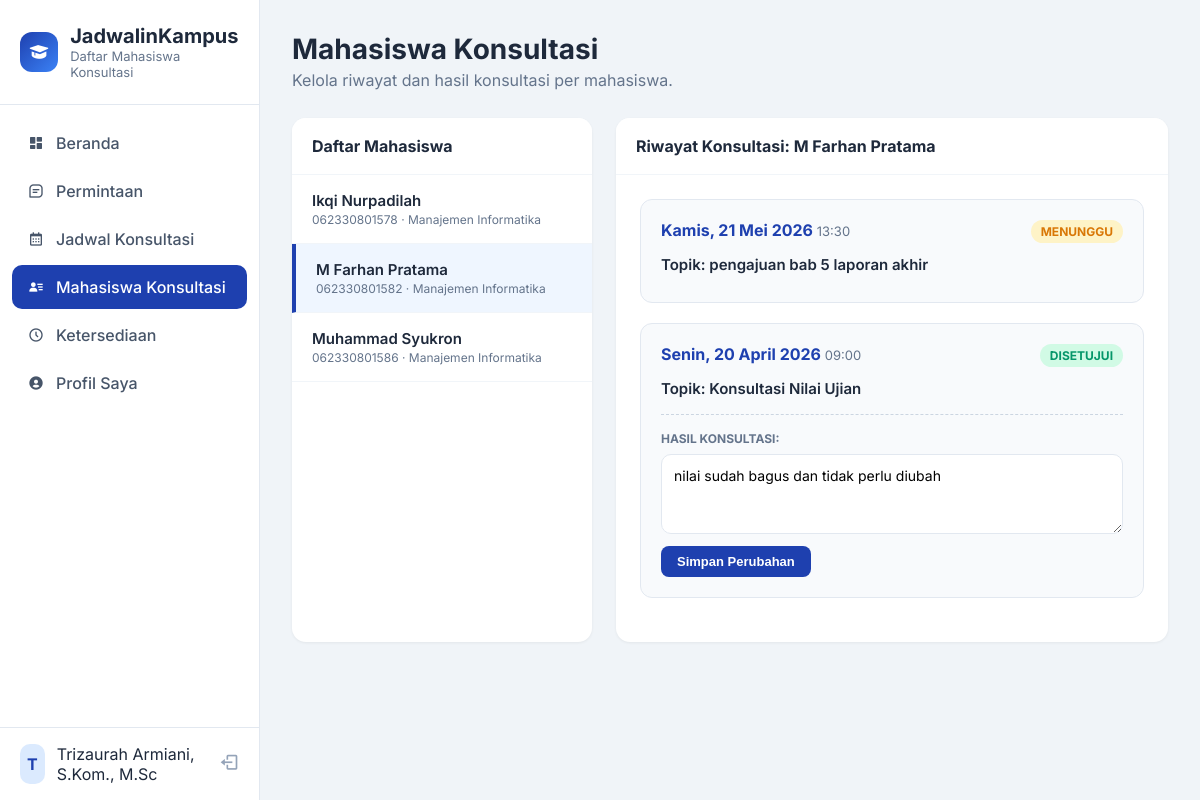
Screenshot of /dosen/mahasiswa.php?id=4 (signed in) with the database file from the repository.
### tables this page shows
CREATE TABLE `pengguna` (
  `id` int(11) NOT NULL,
  `nama` varchar(100) NOT NULL,
  `email` varchar(100) NOT NULL,
  `kata_sandi` varchar(255) NOT NULL,
  `peran` enum('mahasiswa','dosen','admin') NOT NULL,
  `nim` varchar(20) DEFAULT NULL,
  `nip` varchar(30) DEFAULT NULL,
  `jurusan` varchar(100) DEFAULT NULL,
  `dibuat_pada` timestamp NOT NULL DEFAULT current_timestamp()
);

CREATE TABLE `konsultasi` (
  `id` int(11) NOT NULL,
  `mahasiswa_id` int(11) NOT NULL,
  `dosen_id` int(11) NOT NULL,
  `tanggal` date NOT NULL,
  `waktu_mulai` time NOT NULL,
  `waktu_selesai` time NOT NULL,
  `topik` varchar(255) NOT NULL,
  `status` enum('menunggu','disetujui','ditolak') DEFAULT 'menunggu',
  `hasil_konsultasi` text DEFAULT NULL,
  `dibuat_pada` timestamp NOT NULL DEFAULT current_timestamp()
);

### config.php (called while the page is built, shortened)
<?php
$host = 'localhost';
$dbname = 'ujikom_konsultasi';
$username = 'root';
$password = '';
try {
    $pdo = new PDO("mysql:host=$host;dbname=$dbname;charset=utf8mb4", $username, $password);
    $pdo->setAttribute(PDO::ATTR_ERRMODE, PDO::ERRMODE_EXCEPTION);
    $pdo->setAttribute(PDO::ATTR_DEFAULT_FETCH_MODE, PDO::FETCH_ASSOC);
} catch (PDOException $e) {
    die("Koneksi database gagal: " . $e->getMessage());
}
function sudahLogin() {
    return isset($_SESSION['pengguna_id']);
}
function ambilPengguna() {
    global $pdo;
    $stmt = $pdo->prepare("SELECT * FROM pengguna WHERE id = ?");
    $stmt->execute([$_SESSION['pengguna_id']]);
    return $stmt->fetch();
}
function formatTanggal($tanggal) {
    $bulan = ['','Januari','Februari','Maret','April','Mei','Juni','Juli','Agustus','September','Oktober','November','Desember'];
    $hari = ['Minggu','Senin','Selasa','Rabu','Kamis','Jumat','Sabtu'];
    $d = new DateTime($tanggal);
    return $hari[$d->format('w')] . ', ' . $d->format('j') . ' ' . $bulan[(int)$d->format('n')] . ' ' . $d->format('Y');
}
function formatWaktu($waktu) {
    return date('H:i', strtotime($waktu));
}
?>

### dosen/mahasiswa.php (the view, shortened to what this page needs)
<?php
require_once __DIR__ . '/../config.php';
$user = ambilPengguna();
$stmt = $pdo->prepare("SELECT DISTINCT p.id, p.nama, p.nim, p.jurusan FROM pengguna p JOIN konsultasi k ON p.id = k.mahasiswa_id WHERE k.dosen_id = ? ORDER BY p.nama");
$stmt->execute([$user['id']]);
$daftarMahasiswa = $stmt->fetchAll();
$mId = isset($_GET['id']) ? (int)$_GET['id'] : null;
$riwayat = [];
$detailM = null;
if ($mId) {
    $stmtR = $pdo->prepare("SELECT * FROM konsultasi WHERE dosen_id = ? AND mahasiswa_id = ? ORDER BY tanggal DESC, waktu_mulai DESC");
    $stmtR->execute([$user['id'], $mId]);
    $riwayat = $stmtR->fetchAll();
    $stmtM = $pdo->prepare("SELECT * FROM pengguna WHERE id = ?");
    $stmtM->execute([$mId]);
    $detailM = $stmtM->fetch();
}
?>
<!DOCTYPE html>
<html lang="id">
<head>
    <link href="https://unpkg.com/boxicons@2.1.4/css/boxicons.min.css" rel="stylesheet">
</head>
<body>
    <aside class="sidebar">
        <div class="sidebar-brand"><div class="icon"><i class='bx bxs-graduation'></i></div><div><h2>JadwalinKampus</h2><small>Daftar Mahasiswa Konsultasi </small></div></div>
        <nav class="sidebar-nav">
            <a href="dashboard.php"><i class='bx bxs-dashboard'></i> Beranda</a>
            <a href="permintaan.php"><i class='bx bx-message-square-detail'></i> Permintaan</a>
            <a href="jadwal.php"><i class='bx bx-calendar'></i> Jadwal Konsultasi</a>
            <a href="mahasiswa.php" class="active"><i class='bx bxs-user-detail'></i> Mahasiswa Konsultasi</a>
            <a href="ketersediaan.php"><i class='bx bx-time-five'></i> Ketersediaan</a>
            <a href="profil.php"><i class='bx bxs-user-circle'></i> Profil Saya</a>
        </nav>
        <div class="sidebar-user"><div class="avatar"><?= strtoupper(substr($user['nama'],0,1)) ?></div><div class="info"><div class="name"><?= htmlspecialchars($user['nama']) ?></div></div><a href="../logout.php" style="color:#94A3B8;font-size:20px"><i class='bx bx-log-out'></i></a></div>
    </aside>
    <div class="main">
        <div class="page-header">
            <h1 class="page-title">Mahasiswa Konsultasi</h1>
            <p class="page-subtitle">Kelola riwayat dan hasil konsultasi per mahasiswa.</p>
        </div>
        <div class="grid">
            <div class="card">
                <div class="card-header">Daftar Mahasiswa</div>
                <div class="m-list">
                    <?php if(empty($daftarMahasiswa)): ?>
                        <div style="padding:20px;color:#94A3B8;font-size:14px">Belum ada data mahasiswa.</div>
                    <?php else: foreach($daftarMahasiswa as $m): ?>
                        <a href="?id=<?=$m['id']?>" class="m-item <?=$mId==$m['id']?'active':''?>">
                            <div class="m-name"><?= htmlspecialchars($m['nama']) ?></div>
                            <div class="m-info"><?= $m['nim'] ?> · <?= htmlspecialchars($m['jurusan']) ?></div>
                        </a>
                    <?php endforeach; endif; ?>
                </div>
            </div>
            <div class="card">
                <?php if(!$mId): ?>
                    <div class="empty-history">
                        <i class='bx bx-user-circle'></i>
                        <p>Pilih mahasiswa di sebelah kiri untuk melihat riwayat konsultasi.</p>
                    </div>
                <?php else: ?>
                    <div class="card-header">Riwayat Konsultasi: <?= htmlspecialchars($detailM['nama']) ?></div>
                    <div class="history-container">
                        <?php if(empty($riwayat)): ?>
                            <div class="empty-history"><p>Tidak ada riwayat konsultasi.</p></div>
                        <?php else: foreach($riwayat as $r): ?>
                            <div class="history-item">
                                <div class="history-header">
                                    <div class="h-date"><?= formatTanggal($r['tanggal']) ?> <small style="font-weight:400;color:#64748B;font-size:13px"><?= formatWaktu($r['waktu_mulai']) ?></small></div>
                                    <div class="h-status status-<?=$r['status']?>"><?= ucfirst($r['status']) ?></div>
                                </div>
                                <div class="h-topic">Topik: <?= htmlspecialchars($r['topik']) ?></div>
                                <?php if($r['status'] === 'disetujui'): ?>
                                <div class="result-box">
                                    <?php if (date('Y-m-d') >= $r['tanggal']): ?>
                                        <form method="POST">
                                            <div style="font-size:12px;font-weight:700;color:#64748B;margin-bottom:8px">HASIL KONSULTASI:</div>
                                            <textarea name="hasil_konsultasi" placeholder="Berikan feedback atau hasil konsultasi..."><?= htmlspecialchars($r['hasil_konsultasi']) ?></textarea>
                                            <button type="submit" name="simpan_hasil" class="btn-save">Simpan Perubahan</button>
                                        </form>
                                    <?php endif; ?>
                                </div>
                                <?php endif; ?>
                            </div>
                        <?php endforeach; endif; ?>
                    </div>
                <?php endif; ?>
            </div>
        </div>
    </div>
</body>
</html>

### dosen/mahasiswa.php (style rules this page uses)
*,*::before,*::after { margin:0;padding:0;box-sizing:border-box }
body { font-family:'Inter',sans-serif;background:#F0F4F8;min-height:100vh;display:flex;color:#1E293B }
.sidebar { width:260px;background:#fff;border-right:1px solid #E2E8F0;height:100vh;position:fixed;top:0;left:0;display:flex;flex-direction:column;z-index:100 }
.sidebar-brand { padding:24px 20px;display:flex;align-items:center;gap:12px;border-bottom:1px solid #E2E8F0 }
.sidebar-brand .icon { width:40px;height:40px;background:linear-gradient(135deg,#1E40AF,#3B82F6);border-radius:12px;display:flex;align-items:center;justify-content:center;color:#fff;font-size:22px }
.sidebar-brand h2 { font-size:20px;font-weight:700 }
.sidebar-brand small { font-size:13px;color:#64748B;display:block }
.sidebar-nav { padding:16px 12px;flex:1 }
.sidebar-nav a { display:flex;align-items:center;gap:12px;padding:12px 16px;border-radius:10px;color:#475569;text-decoration:none;font-size:16px;font-weight:500;margin-bottom:4px;transition:all .2s }
.sidebar-nav a.active { background:#1E40AF;color:#fff }
.sidebar-user { padding:16px 20px;border-top:1px solid #E2E8F0;display:flex;align-items:center;gap:12px }
.sidebar-user .avatar { width:40px;height:40px;background:#DBEAFE;border-radius:10px;display:flex;align-items:center;justify-content:center;color:#1E40AF;font-weight:700;font-size:16px }
.main { margin-left:260px;flex:1;padding:32px;min-height:100vh }
.page-header { margin-bottom:28px }
.page-title { font-size:28px;font-weight:700;margin-bottom:4px }
.page-subtitle { color:#64748B;font-size:16px }
.grid { display:grid;grid-template-columns:300px 1fr;gap:24px }
.card { background:#fff;border-radius:14px;box-shadow:0 1px 3px rgba(0,0,0,.06);overflow:hidden;display:flex;flex-direction:column }
.card-header { padding:18px 20px;border-bottom:1px solid #F1F5F9;font-weight:700;font-size:16px;background:#fff;position:sticky;top:0;z-index:10 }
.m-list { flex:1;overflow-y:auto;max-height:calc(100vh - 200px) }
.m-item { padding:16px 20px;border-bottom:1px solid #F1F5F9;cursor:pointer;transition:all .2s;text-decoration:none;display:block;color:inherit }
.m-item.active { background:#EFF6FF;border-left:4px solid #1E40AF }
.m-name { font-weight:600;font-size:15px;margin-bottom:2px }
.m-info { font-size:12px;color:#64748B }
.history-container { padding:24px }
.history-item { background:#F8FAFC;border:1px solid #E2E8F0;border-radius:12px;padding:20px;margin-bottom:20px }
.history-header { display:flex;justify-content:space-between;margin-bottom:12px }
.h-date { font-weight:700;font-size:16px;color:#1E40AF }
.h-status { font-size:12px;font-weight:700;text-transform:uppercase;padding:4px 10px;border-radius:20px }
.status-disetujui { background:#D1FAE5;color:#059669 }
.status-menunggu { background:#FEF3C7;color:#D97706 }
.h-topic { font-weight:600;font-size:15px;margin-bottom:8px }
.result-box { margin-top:16px;padding-top:16px;border-top:1px dashed #CBD5E1 }
.btn-save { background:#1E40AF;color:#fff;border:none;padding:8px 16px;border-radius:8px;font-weight:600;cursor:pointer;font-size:13px;margin-top:8px }
textarea { width:100%;min-height:80px;padding:12px;border:1px solid #E2E8F0;border-radius:10px;font-family:inherit;font-size:14px;outline:none;resize:vertical }

### rows the page displays
pengguna: nama "T", nama "Trizaurah Armiani, S.Kom., M.Sc"
pengguna: nama "Ikqi Nurpadilah", nim "062330801578", jurusan "Manajemen Informatika"
pengguna: nama "M Farhan Pratama", nim "062330801582", jurusan "Manajemen Informatika"
pengguna: nama "Muhammad Syukron", nim "062330801586", jurusan "Manajemen Informatika"
konsultasi: tanggal "Kamis, 21 Mei 2026", waktu_mulai "13:30", status "MENUNGGU", topik "pengajuan bab 5 laporan akhir"
konsultasi: tanggal "Senin, 20 April 2026", waktu_mulai "09:00", status "DISETUJUI", topik "Konsultasi Nilai Ujian", hasil_konsultasi "nilai sudah bagus dan tidak perlu diubah"
